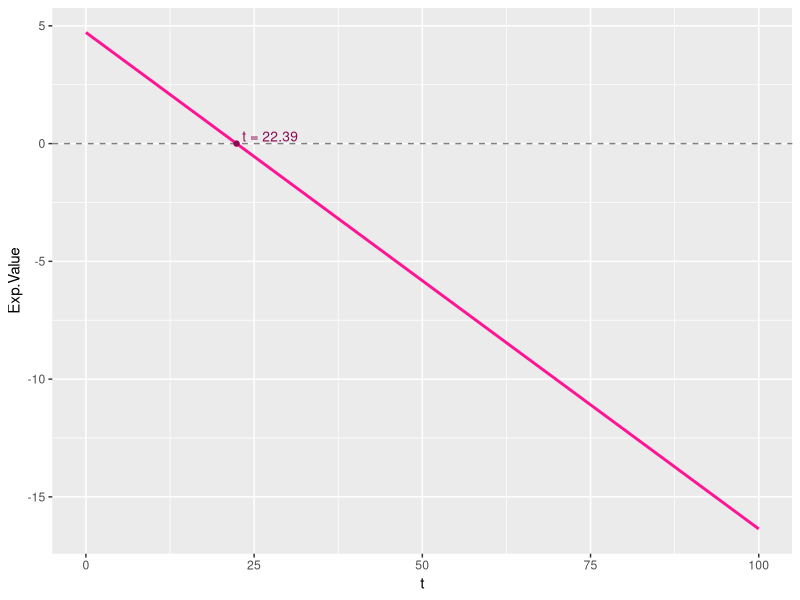

Generate this figure with R:
## ---- chunk 1
library(tidyverse)
## ---- chunk 2

#create probability vector
position <- c("dot", "no_dot", "razorback", "trotter", "snouter", "jowler")

p <- c(.349, .302, .224, .088, .030, .0061)

#create matrix with joint probabilities
P <- p %*% t(p)

#label the rows and columns
rownames(P) <- position
colnames(P) <- position

#print results
P
## ---- chunk 3
sum(P)
## ---- chunk 4

#points table taken from Wiki entry
PTS <- matrix(c(1,0,5,5,10,15,
                0,1,5,5,10,15,
                5,5,20,10,15,20,
                5,5,10,20,15,20,
                10,10,15,15,40,25,
                15,15,20,20,25,60
                ), nrow = 6, ncol = 6)

#add labels
rownames(PTS) <- position
colnames(PTS) <- position

#print results
PTS
## ---- chunk 5

#create vector for different point outcomes
z <- c(0, 1, 5, 10, 15, 20, 25, 40, 60)

#create vector for corresponding probabilities
p_Z <- c(
         (P[1,2] + P[2,1]),
         (P[1,1] + P[2,2]),
         (P[1,3] + P[1,4] + P[2,3] + P[2,4] + P[3,1] + P[3,2] + P[4,1] +P[4,2]),
         (P[1,5] + P[2,5] + P[3,4] + P[4,3] + P[5,1] +P[5,2]),
         (P[1,6] + P[2,6] + P[3,5] + P[4,5] +P[5,3] + P[5,4] + P[6,1] + P[6,2]),
         (P[3,3] + P[3,6] + P[4,4] + P[4,6] + P[6,3] + P[6,4]),
         (P[5,6] + P[6,5]),
         P[5,5],
         P[6,5]
         )

E_Z <- sum(z*p_Z)

#print result
E_Z
## ---- chunk 6

#create vector of the different starting values of t
t_vec <- 0:100

#calculate different expected values for each starting t
t_exp_val <- (p_Z[1]*-t_vec) + sum(z[2:9] * p_Z[2:9])

#bind the two objects together in order to plot
t_sim <- as_tibble(cbind(t_vec, t_exp_val))

#add labels
names(t_sim) <- c("t", "Exp.Value")

#plot expected value~t-value
t_sim %>% ggplot(aes(x = t, y = Exp.Value)) + geom_smooth(color = "deeppink", method = "loess") +
  geom_hline(yintercept = 0, linetype = "dashed", color = "grey50") +
  annotate(geom = "point", x = 22.38921, y = 0, color = "deeppink4") +
  annotate(geom = "text", x = 22.38921, y = 0, label = "t = 22.39", color = "deeppink4", size = 3.5, hjust= -0.1, vjust= -0.2)
## ---- chunk 7

t <- (sum(z[2:9] *p_Z[2:9]))/p_Z[1]
